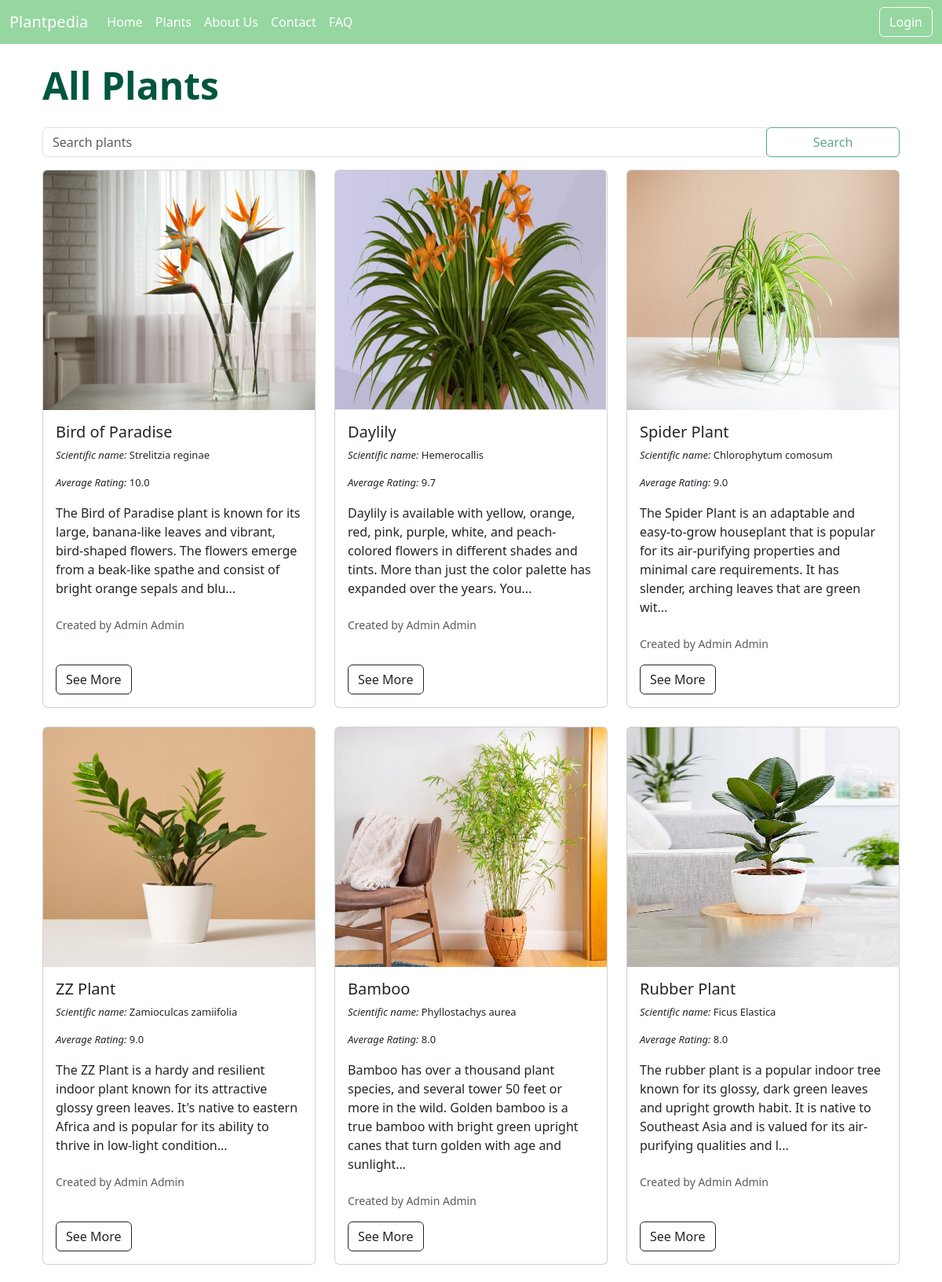
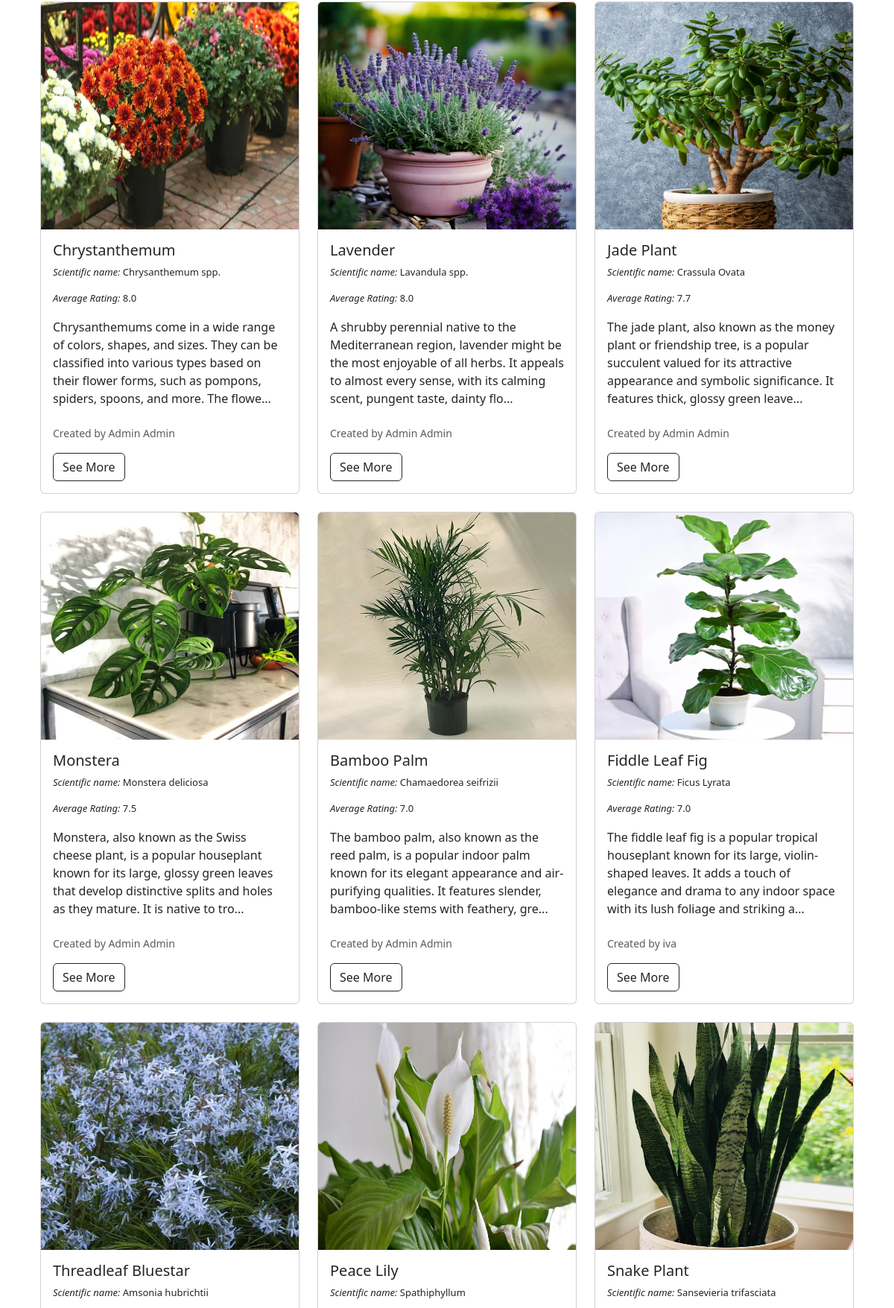
The page /plants/ (upper part) on the database its author committed (2 pictures, top to bottom).
### plantpediaApp/models.py (models this page shows, shortened)
class Plant(models.Model):
    name = models.CharField(max_length=100)
    user = models.ForeignKey(CustomUser, on_delete=models.CASCADE)
    scientific_name = models.CharField(max_length=100)
    origin = models.CharField(max_length=100)  # go nema vo ER diagram
    age = models.IntegerField(default=0)  # go nema vo ER diagram
    description = models.TextField()
    care_instructions = models.TextField()
    image = models.ImageField(upload_to="data/")

class CustomUser(AbstractUser):
    ROLE_CHOICES = (
        ('a', 'Admin'),
        ('u', 'User')
    )
    role = models.CharField(max_length=10, choices=ROLE_CHOICES, )

### plantpediaApp/views.py (the view)
# urls.py: path('plants/', all_plants, name='plants'),
def all_plants(request):
    plants = Plant.objects.annotate(avg_rating=Avg('review__rating')).order_by('-avg_rating')
    context = {"plants": plants}
    return render(request, "plants.html", context)

### plantpediaApp/templates/plants.html (shortened to what this page needs)
{% extends 'base.html' %}
{% block content %}
    <div class="container">
        <div class="d-flex justify-content-between align-items-center mt-4 mb-4">
            <h1 class="mb-0" style="color: #00563f; font-weight: bold; font-size: xxx-large;">All Plants</h1>
        </div>
        <form method="get" action="{% url 'search' %}" class="form-inline mt-4">
            <div class="input-group">
                <input type="text" name="query" class="form-control" placeholder="Search plants">
                <div class="input-group-append">
                    <button type="submit" class="btn btn-outline-success" style="width: 170px; opacity: 0.7">Search</button>
                </div>
            </div>
        </form>
        <div class="row mt-3">
            {% for p in plants %}
                <div class="col-md-4 mb-4">
                    <div class="card" style="max-width: 25rem;">
                        <img class="card-img-top" src="{{ MEDIA_URL }}{{ p.image.url }}" height="305rem" alt="Card image cap">
                        <div class="card-body">
                            <h5 class="card-title">{{ p.name }}</h5>
                            <p class="card-text" style="font-size: small"><i>Scientific name:</i> {{ p.scientific_name }}</p>
                            <p class="card-text" style="font-size: small"><i>Average Rating:</i> {{ p.avg_rating|floatformat:"1"|default:"No rating" }}</p>
                            <p class="card-text">{{ p.description |slice:":190" }}...</p>
                            <p class="card-text" style="display: flex">
                                <small class="text-muted pt-2" style="width: 70%">Created by {{ p.user.get_full_name }}</small>
                            </p>
                            <div class="mt-auto">
                                <a href="{% url 'details' p.id %}" type="button" class="btn btn-outline-dark">See More</a>
                            </div>
                        </div>
                    </div>
                </div>
            {% endfor %}
        </div>
    </div>
{% endblock %}

### plantpediaApp/templates/plants.html (style rules this page uses)
.card { height: 100%; }
.card-body { display: flex; flex-direction: column; }

### rows shown on the page
Plant: image (picture), name "Bird of Paradise", scientific_name "Strelitzia reginae", avg_rating "10.0", description "The Bird of Paradise plant is known for its large, banana-like leaves and vibrant, bird-shaped flowers. The flowers emerge from a beak-like spathe and consist of bright orange sepals and blu", user.get_full_name "Admin Admin"
Plant: image (picture), name "Daylily", scientific_name "Hemerocallis", avg_rating "9.7", description "Daylily is available with yellow, orange, red, pink, purple, white, and peach-colored flowers in different shades and tints. More than just the color palette has expanded over the years. You", user.get_full_name "Admin Admin"
Plant: image (picture), name "Spider Plant", scientific_name "Chlorophytum comosum", avg_rating "9.0", description "The Spider Plant is an adaptable and easy-to-grow houseplant that is popular for its air-purifying properties and minimal care requirements. It has slender, arching leaves that are green wit", user.get_full_name "Admin Admin"
Plant: image (picture), name "ZZ Plant", scientific_name "Zamioculcas zamiifolia", avg_rating "9.0", description "The ZZ Plant is a hardy and resilient indoor plant known for its attractive glossy green leaves. It's native to eastern Africa and is popular for its ability to thrive in low-light condition", user.get_full_name "Admin Admin"
Plant: image (picture), name "Bamboo", scientific_name "Phyllostachys aurea", avg_rating "8.0", description "Bamboo has over a thousand plant species, and several tower 50 feet or more in the wild. Golden bamboo is a true bamboo with bright green upright canes that turn golden with age and sunlight", user.get_full_name "Admin Admin"
Plant: image (picture), name "Rubber Plant", scientific_name "Ficus Elastica", avg_rating "8.0", description "The rubber plant is a popular indoor tree known for its glossy, dark green leaves and upright growth habit. It is native to Southeast Asia and is valued for its air-purifying qualities and l", user.get_full_name "Admin Admin"
Plant: image (picture), name "Chrystanthemum", scientific_name "Chrysanthemum spp.", avg_rating "8.0", description "Chrysanthemums come in a wide range of colors, shapes, and sizes. They can be classified into various types based on their flower forms, such as pompons, spiders, spoons, and more. The flowe", user.get_full_name "Admin Admin"
Plant: image (picture), name "Lavender", scientific_name "Lavandula spp.", avg_rating "8.0", description "A shrubby perennial native to the Mediterranean region, lavender might be the most enjoyable of all herbs. It appeals to almost every sense, with its calming scent, pungent taste, dainty flo", user.get_full_name "Admin Admin"
Plant: image (picture), name "Jade Plant", scientific_name "Crassula Ovata", avg_rating "7.7", description "The jade plant, also known as the money plant or friendship tree, is a popular succulent valued for its attractive appearance and symbolic significance. It features thick, glossy green leave", user.get_full_name "Admin Admin"
Plant: image (picture), name "Monstera", scientific_name "Monstera deliciosa", avg_rating "7.5", description "Monstera, also known as the Swiss cheese plant, is a popular houseplant known for its large, glossy green leaves that develop distinctive splits and holes as they mature. It is native to tro", user.get_full_name "Admin Admin"
Plant: image (picture), name "Bamboo Palm", scientific_name "Chamaedorea seifrizii", avg_rating "7.0", description "The bamboo palm, also known as the reed palm, is a popular indoor palm known for its elegant appearance and air-purifying qualities. It features slender, bamboo-like stems with feathery, gre", user.get_full_name "Admin Admin"
Plant: image (picture), name "Fiddle Leaf Fig", scientific_name "Ficus Lyrata", avg_rating "7.0", description "The fiddle leaf fig is a popular tropical houseplant known for its large, violin-shaped leaves. It adds a touch of elegance and drama to any indoor space with its lush foliage and striking a", user.get_full_name "iva"
Plant: image (picture), name "Threadleaf Bluestar", scientific_name "Amsonia hubrichtii"
Plant: image (picture), name "Peace Lily", scientific_name "Spathiphyllum"
Plant: image (picture), name "Snake Plant", scientific_name "Sansevieria trifasciata"
